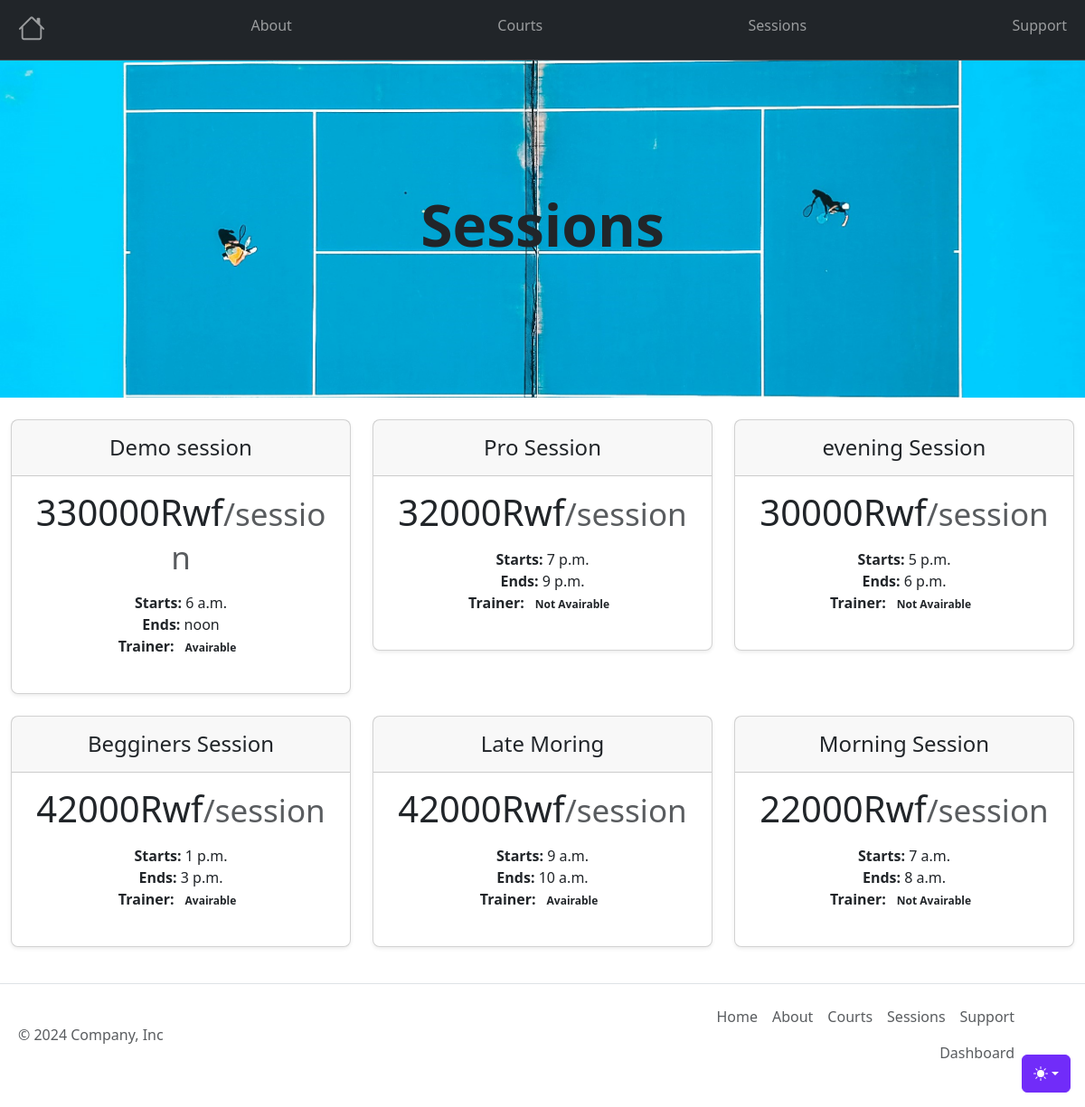
Page /sessions on the committed database.
### App/models.py (models this page shows, shortened)
class Sessions(models.Model):
    name = models.CharField(max_length=50, unique=True)
    startTime = models.TimeField()
    endTime = models.TimeField()
    price = models.PositiveIntegerField()
    isTainer = models.BooleanField(default=False)
    created_at = models.DateTimeField(auto_now_add=True)
    updated_at = models.DateTimeField(auto_now=True)
    class Meta:
        ordering = ['-created_at']

### App/views.py (the view)
# urls.py: path('sessions', views.sessions, name="sessions"),
def sessions(request):
   sessions = Sessions.objects.filter()
   context = {'sessions': sessions}
   return render(request, 'sessions.html', context)

### App/templates/App/sessions.html
{% extends 'includes/main.html' %}
{% load static%}
{% block content %}
<div class="position-relative overflow-hidden p-3 p-md-5 text-center bg-body-tertiary the-cover">
    <div class="col-md-6 p-lg-5 mx-auto my-5">
        <h1 class="display-3 fw-bold text-dark">Sessions</h1>
    </div>
</div>
<div class="container">
    <br>
    <div class="row row-cols-1 row-cols-md-3 mb-3 text-center">
        {% for session in sessions%}
        <div class="col">
            <div class="card mb-4 rounded-3 shadow-sm">
                <div class="card-header py-3">
                    <h4 class="my-0 fw-normal">{{session.name}}</h4>
                </div>
                <div class="card-body">
                    <h1 class="card-title pricing-card-title">{{session.price}}Rwf<small
                            class="text-body-secondary fw-light">/session</small>
                    </h1>
                    <ul class="list-unstyled mt-3 mb-4">
                        <li><b>Starts:</b> {{session.startTime}}</li>
                        <li><b>Ends:</b> {{session.endTime}}</li>
                        <li><b>Trainer:</b>
                            {% if session.isTainer %}
                                <span class="badge badge-primary text-dark">Avairable</span>
                            {%else%}
                            <span class="badge badge-primary text-dark">Not Avairable</span>
                            {% endif%}
                        </li>
                    </ul>
                </div>
            </div>
        </div>
        {% endfor%}
    </div>
</div>
{% endblock %}

### static/css/product.css (style rules this page uses)
.container { max-width: 1550px; }

### rows in the picture
Sessions: name "Demo session", price "330000", startTime "6 a.m.", endTime "noon", isTainer "Avairable"
Sessions: name "Pro Session", price "32000", startTime "7 p.m.", endTime "9 p.m.", isTainer "Not Avairable"
Sessions: name "evening Session", price "30000", startTime "5 p.m.", endTime "6 p.m.", isTainer "Not Avairable"
Sessions: name "Begginers Session", price "42000", startTime "1 p.m.", endTime "3 p.m.", isTainer "Avairable"
Sessions: name "Late Moring", price "42000", startTime "9 a.m.", endTime "10 a.m.", isTainer "Avairable"
Sessions: name "Morning Session", price "22000", startTime "7 a.m.", endTime "8 a.m.", isTainer "Not Avairable"
